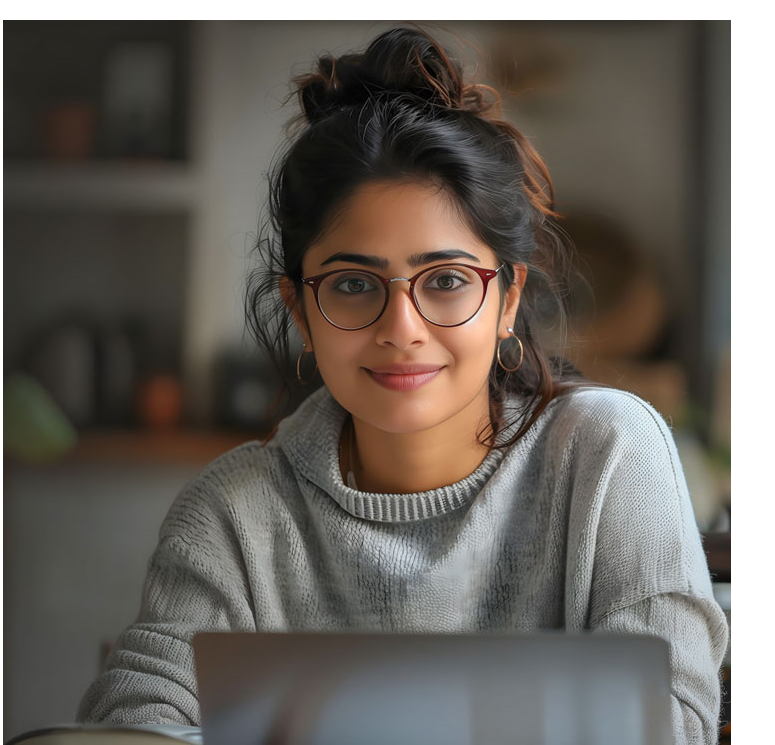
#> input picture image_02.png, 775 x 745 px
$ jupyter execute --allow-errors face-detection.ipynb
#> lines starting #> are read from the running program, lines starting #| are printed output that depends on the picture; after the words box and inside, x2 and y2 are one past the last pixel; in counts of white or black regions, pixels touching at a corner belong together
# Ex.NO: 12 - Face Detection with Haar Cascades

## Name: Ashwath M

## Reg.no: 212223230023

[cell 1]
import cv2
import matplotlib.pyplot as plt

[cell 2]
img1 = cv2.imread('image_01.png',0)
img2 = cv2.imread('image_02.png',0)
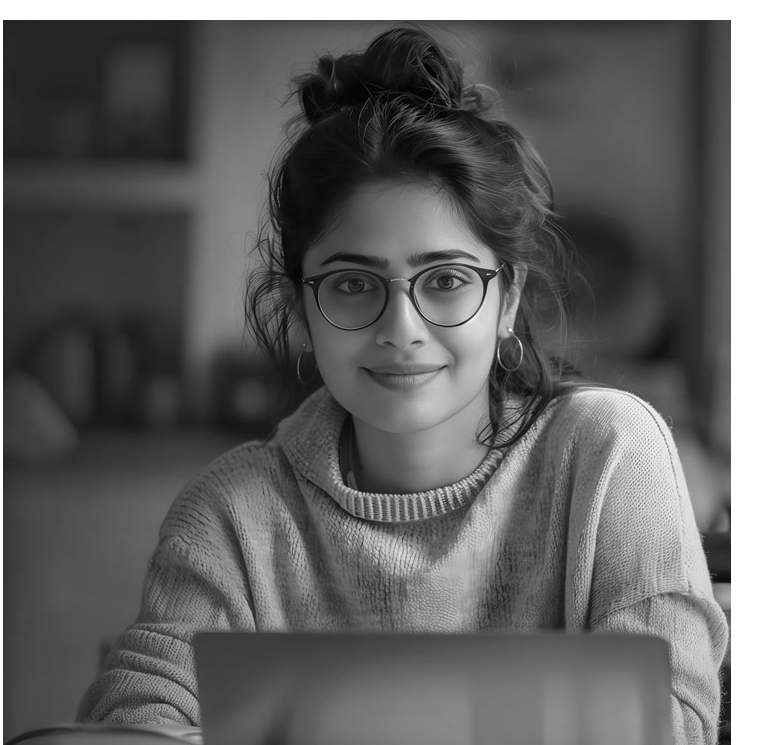
#> img2: shape (745, 775); min 0, max 255, mean 99.6
img3 = cv2.imread('image_03.png',0)
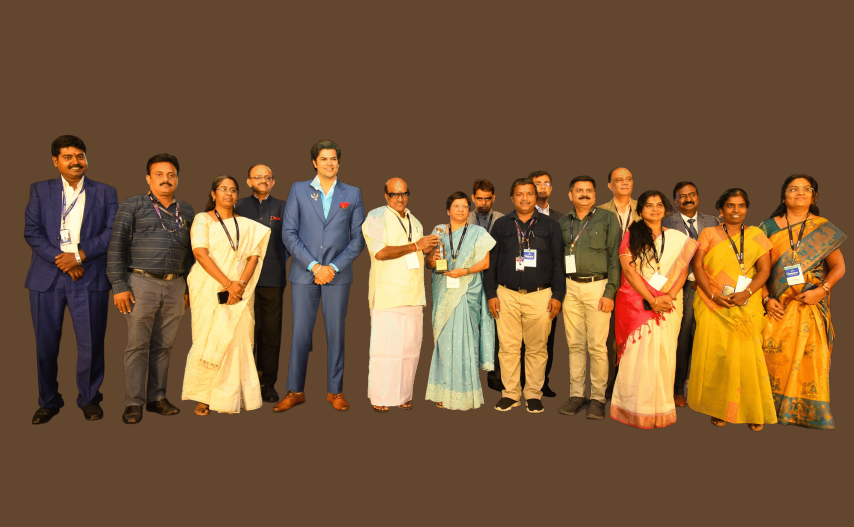
#> input picture image_03.png, 2560 x 1579 px (shown at 1/3 size)
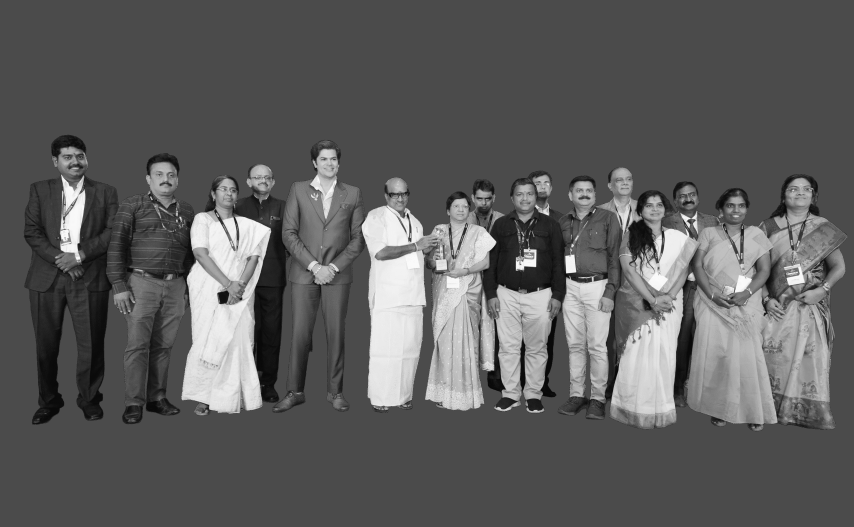
#> img3: shape (1579, 2560) (shown at 1/3 size); min 9, max 250, mean 93.5

[cell 3]
plt.figure(figsize=[20,20])
plt.subplot(131);plt.imshow(img2,cmap='gray');plt.title("With Glass")
#> (the rest of this cell did not finish here and is left out)

#> (a cell that did not finish here is left out)

[cell 5]
plt.figure(figsize=[20,20])
#> (the rest of this cell did not finish here and is left out)

### Face Detection

[cell 6]
face_cascade = cv2.CascadeClassifier('./haarcascade_frontalface_default.xml')

[cell 7]
def detect_face(img):

    face_img = img.copy()

    face_rects = face_cascade.detectMultiScale(face_img, scaleFactor=1.1, minNeighbors=5) # used to find out the location for face

    for (x,y,w,h) in face_rects:
        cv2.rectangle(face_img, (x,y), (x+w, y+h), (127,0,255), 10)
    return face_img

#> (a cell that did not finish here is left out)

### Eye Detection

[cell 9]
img1 = cv2.imread('image_01.png')
img2 = cv2.imread('image_02.png')
#> img2 is the input picture: shape (745, 775, 3); mean B, G, R 92.5, 99.1, 105
img3 = cv2.imread('image_03.png')
#> img3 is the input picture: shape (1579, 2560, 3); mean B, G, R 56.3, 88.5, 119.6

#> (the rest of this cell did not finish here and is left out)

[cell 10]
eye_cascade = cv2.CascadeClassifier('haarcascade_eye.xml')

def detect_eye(img):

    face_img = img.copy()

    face_rects = eye_cascade.detectMultiScale(face_img, scaleFactor=1.1, minNeighbors=5) # used to find out the location for face

    for (x,y,w,h) in face_rects:
        cv2.rectangle(face_img, (x,y), (x+w, y+h), (0,255,0), 2)
    return face_img

#> (a cell that did not finish here is left out)

#> (a cell that did not finish here is left out)

#### Performace of Group photo on different resize

[cell 13]
img_resized1 = cv2.resize(img3,(1000,1000))
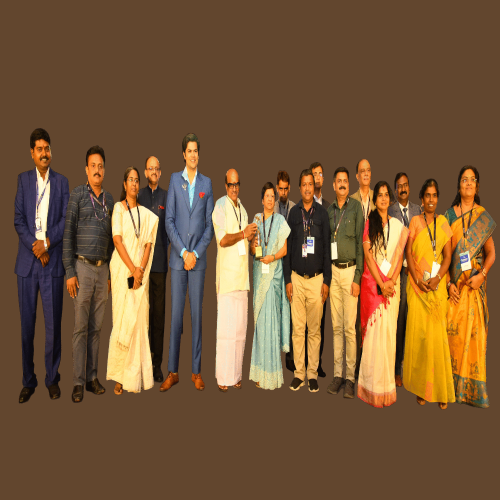
#> img_resized1: shape (1000, 1000, 3) (shown at 1/2 size); mean B, G, R 56.3, 88.4, 119.6
img_resized2 = cv2.resize(img3,(2000,2000))
result1 = detect_eye(img3)
#> in detect_eye, `face_rects = eye_cascade.detectMultiScale(face_img, scaleFactor=1.1, m..`: face_rects = 13 rows, first 6: [229, 461, 23, 23], [191, 460, 25, 25], [465, 511, 27, 27], [499, 513, 26, 26], [1755, 561, 23, 23], [1727, 561, 23, 23]
#> the loop in detect_eye, `for (x,y,w,h) in face_rects:` made 13 passes
#> (x, y, w, h) on passes 1 to 12: (229, 461, 23, 23), (191, 460, 25, 25), (465, 511, 27, 27), (499, 513, 26, 26), (1755, 561, 23, 23), (1727, 561, 23, 23), (1577, 571, 23, 23), (1967, 605, 23, 23), (2178, 604, 26, 26), (1356, 607, 23, 23), (2213, 606, 24, 24), (2408, 555, 25, 25)
result2 = detect_eye(img_resized1)
#> in detect_eye (call 2), `face_rects = eye_cascade.detectMultiScale(face_img, scaleFactor=1.1, m..`: face_rects = [[167, 501, 47, 47]]
#> the loop in detect_eye (call 2), `for (x,y,w,h) in face_rects:` made 1 pass
#> after the loop in detect_eye (call 2), `for (x,y,w,h) in face_rects:`:
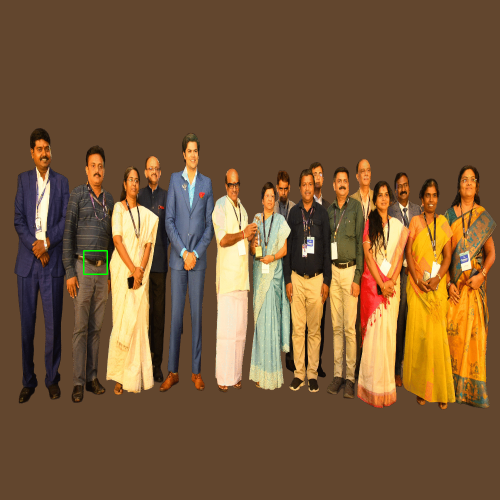
#> face_img: shape (1000, 1000, 3) (shown at 1/2 size); 0.06% of pixels changed, all inside (x1, y1, x2, y2) = (166, 500, 216, 550)
result3 = detect_eye(img_resized2)
#> in detect_eye (call 3), `face_rects = eye_cascade.detectMultiScale(face_img, scaleFactor=1.1, m..`: face_rects = 24 rows, first 6: [176, 586, 24, 24], [145, 584, 29, 29], [747, 593, 23, 23], [361, 652, 24, 24], [387, 652, 24, 24], [1847, 708, 27, 27]
#> the loop in detect_eye (call 3), `for (x,y,w,h) in face_rects:` made 24 passes
#> (x, y, w, h) on passes 1 to 12: (176, 586, 24, 24), (145, 584, 29, 29), (747, 593, 23, 23), (361, 652, 24, 24), (387, 652, 24, 24), (1847, 708, 27, 27), (1880, 708, 24, 24), (514, 710, 21, 21), (1347, 712, 24, 24), (536, 712, 23, 23), (1367, 713, 23, 23), (1230, 727, 23, 23)
#> after the loop in detect_eye (call 3), `for (x,y,w,h) in face_rects:`:
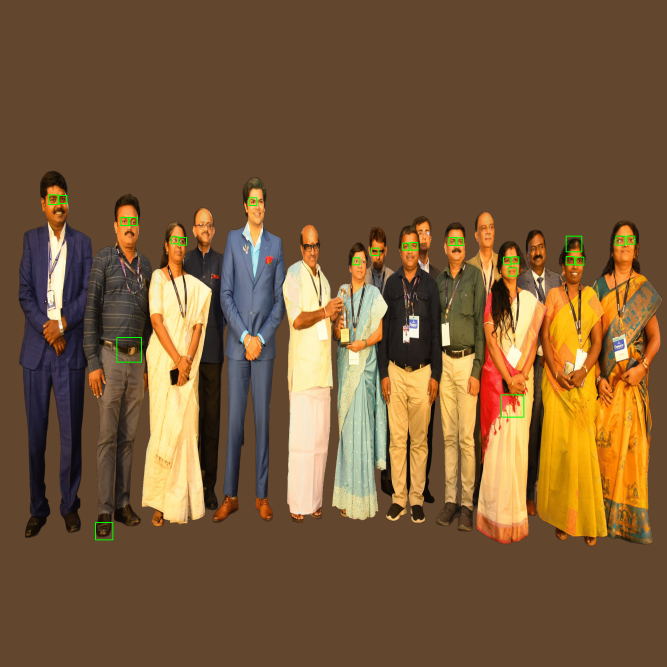
#> face_img: shape (2000, 2000, 3) (shown at 1/3 size); mean B, G, R 56.2, 88.7, 119.2
plt.figure(figsize=(20,40))
plt.subplot(131);plt.imshow(result1);plt.title('Original size(2560x1579)');
plt.subplot(132);plt.imshow(result2);plt.title('Resize of 1000x1000');
plt.subplot(133);plt.imshow(result3);plt.title('Resize of 2000x2000');
plt.show()
#> figure, not shown here; B, G, R data is drawn as R, G, B
